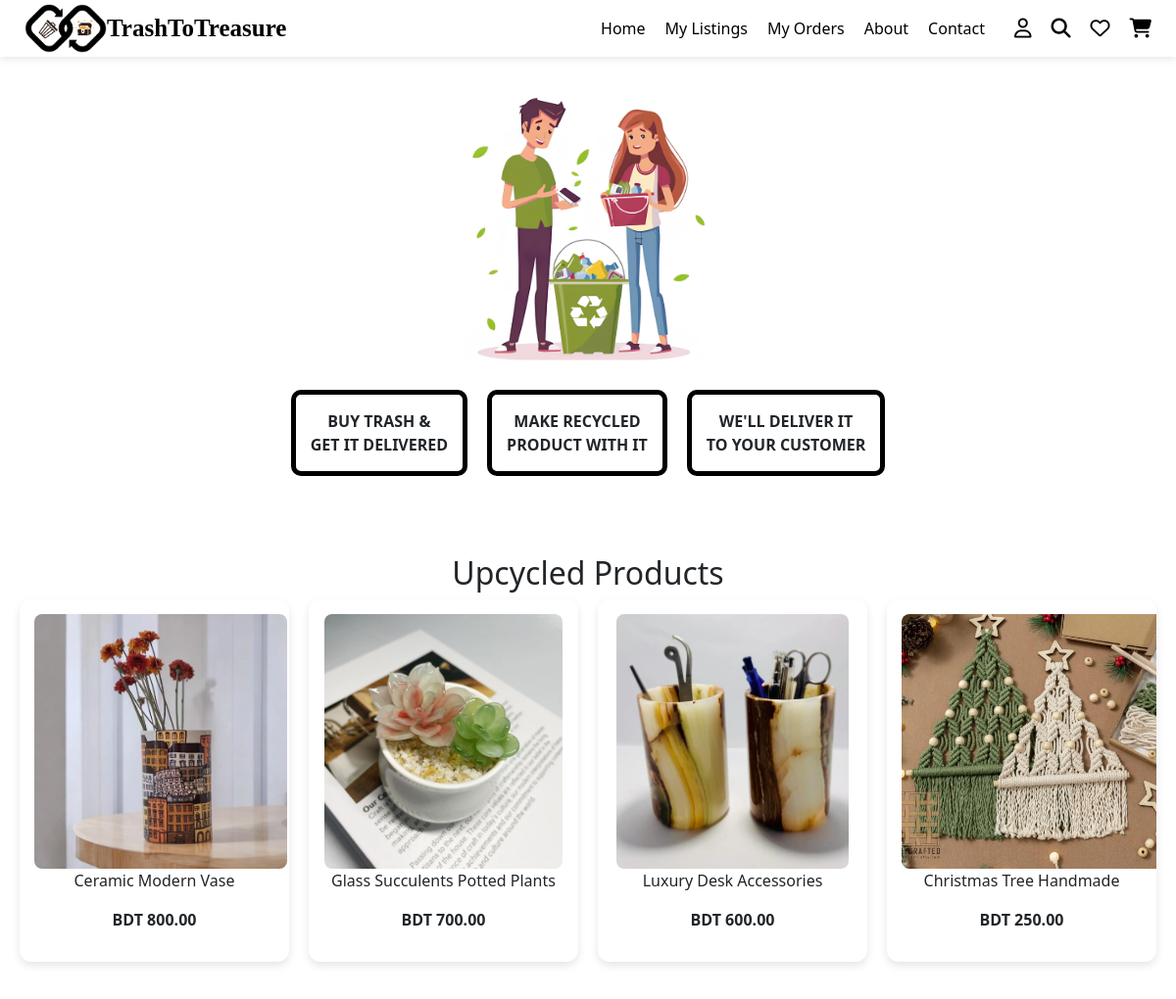
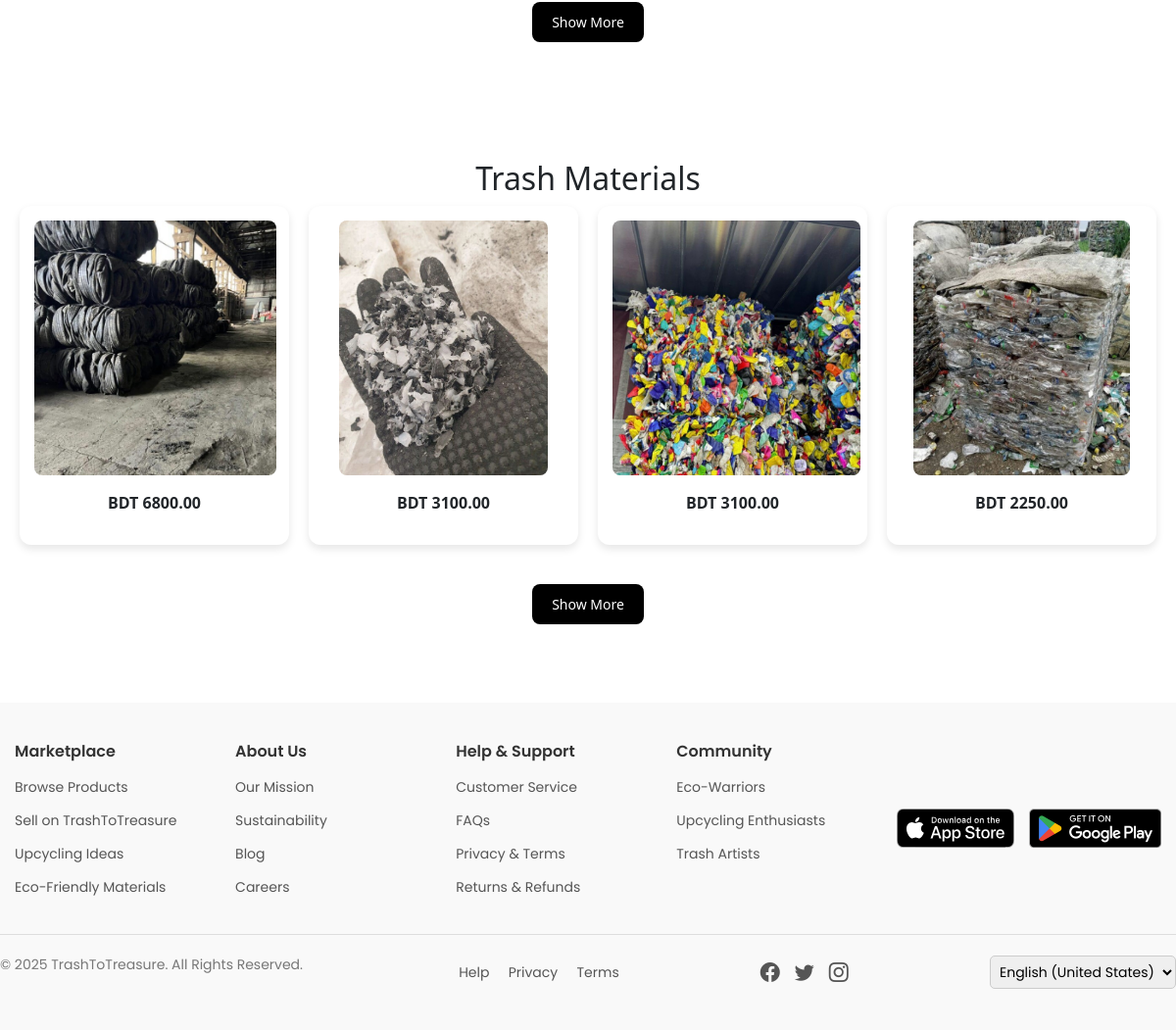
The app's page / (signed in) with its own data (2 pictures, top to bottom).
### marketplace/models.py (models this page shows, shortened)
class UpcycledProduct(models.Model):
    product_name = models.CharField(max_length=255, default="")
    category = models.CharField(max_length=100, default="")
    description = models.TextField()
    price = models.DecimalField(max_digits=10, decimal_places=2)
    product_status = models.CharField(max_length=20, choices=PRODUCT_STATUS_CHOICES, default='active')
    artisan = models.ForeignKey(User, on_delete=models.CASCADE, related_name='upcycled_products', null=True, blank=True)
    approval_status = models.BooleanField(default=False)
    stock_availability = models.IntegerField()
    product_images = models.ImageField(upload_to='upcycled_products/', blank=True, null=True)
    location = models.CharField(max_length=255, default="")
    rating = models.DecimalField(max_digits=3, decimal_places=2, default=0.0)
    tags = models.CharField(max_length=255, blank=True, null=True)
    listing_date = models.DateTimeField(auto_now_add=True)
    last_updated = models.DateTimeField(auto_now=True, null=True, blank=True)
    sold_count = models.IntegerField(default=0)
    delivery_status = models.CharField(max_length=20, choices=DELIVERY_STATUS_CHOICES, default='ready')
    slug = models.SlugField(max_length=255, unique=True, blank=True)
    reviews = GenericRelation(Review)

class TrashItem(models.Model):
    material_name = models.CharField(max_length=255, default="")  # Change as needed
    category = models.CharField(max_length=100, default="")  # Change as needed
    description = models.TextField()
    condition = models.CharField(max_length=50, default="")  # Set a meaningful default
    quantity = models.IntegerField(default=0)
    price = models.DecimalField(max_digits=10, decimal_places=2)
    trash_point = models.CharField(max_length=255, default="")  # Set a meaningful default
    images = models.ImageField(upload_to='waste_images/', blank=True, null=True)
    location = models.CharField(max_length=255, default="")  # Set a meaningful default
    product_status = models.CharField(max_length=20, choices=PRODUCT_STATUS_CHOICES, default='')
    delivery_status = models.CharField(max_length=20, choices=DELIVERY_STATUS_CHOICES, default='')
    slug = models.SlugField(max_length=255, unique=True, blank=True)
    listing_date = models.DateTimeField(auto_now_add=True)
    last_updated = models.DateTimeField(auto_now=True, null=True, blank=True)
    tags = models.CharField(max_length=255, blank=True, null=True)
    rating = models.DecimalField(max_digits=3, decimal_places=2, default=0.0)
    reviews = GenericRelation(Review)

### marketplace/views.py (the view)
# urls.py: 2. Add a URL to urlpatterns:  path('', views.home, name='home')
@login_required
def home(request):
    featured_products = UpcycledProduct.objects.order_by('-id')[:4]
    featured_trash_items = TrashItem.objects.order_by('-id')[:4]  # or any filter you like
    context = {
        'featured_products': featured_products,
        'featured_trash_items': featured_trash_items,
    }
    return render(request, 'home.html', context)

### marketplace/templates/home.html (shortened to what this page needs)
{% include "header.html" %}
{% load static %}
<!DOCTYPE html>
<html lang="en">
<head>
    <link rel="stylesheet" href="/static/css/home.css">
</head>
<body>
    <section class="hero">
        <img src="/static/images/homebg.png" alt="Illustration of recycling" class="hero-image">
        <div class="info-boxes">
            <div class="box">BUY TRASH & <br>GET IT DELIVERED</div>
            <div class="box">MAKE RECYCLED <br>PRODUCT WITH IT</div>
            <div class="box">WE'LL DELIVER IT <br>TO YOUR CUSTOMER</div>
        </div>
    </section>
    <section class="products">
        <h2>Upcycled Products</h2>
        <div class="product-grid">
            {% for product in featured_products %}
                <div class="product-card">
                    <img src="{{ product.product_images.url }}" alt="{{ product.product_name }}">
                    <p>{{ product.product_name }}</p>
                    <p class="price">BDT {{ product.price }}</p>
                </div>
            {% endfor %}
        </div>
        <div style="text-align: center; margin: 40px 0;">
            <a href="{% url 'upcycled_products' %}" class="button-link">
                <button class="show-more">Show More</button>
            </a>
        </div>
    </section>
    <section class="materials">
        <h2>Trash Materials</h2>
        <div class="material-grid">
            {% for trash in featured_trash_items %}
                <div class="material-card">
                    <img src="{{ trash.images.url }}" alt="{{ trash.name }}">
                    <p class="price">BDT {{ trash.price }}</p>
                </div>
            {% endfor %}
        </div>
        <div style="text-align: center; margin: 40px 0;">
            <a href="{% url 'trash_item_list' %}" class="button-link">
                <button class="show-more">Show More</button>
            </a>
        </div>
    </section>
</body>
</html>
    {% include "footer.html" %}

### marketplace/static/css/home.css (style rules this page uses)
body { font-family: Arial, sans-serif; margin: 0; padding: 0; box-sizing: border-box; background-color: #ffffff; }
.hero { text-align: center; padding: 40px 20px; }
.hero-image { width: 100%; max-width: 500px; }
.info-boxes { display: flex; justify-content: center; gap: 20px; margin-top: 30px; }
.box { border: 5px solid black; padding: 15px; border-radius: 10px; font-weight: bold; text-transform: uppercase; }
.products, .materials { padding: 40px 20px; }
h2 { text-align: center; margin-bottom: 30px; }
.product-grid, .material-grid { display: grid; grid-template-columns: repeat(auto-fit, minmax(200px, 1fr)); gap: 20px; max-width: 1200px; margin: 0 auto; }
.product-card, .material-card { background: white; border-radius: 12px; box-shadow: 0 4px 8px rgba(0, 0, 0, 0.1); overflow: hidden; text-align: center; padding: 15px; }
.product-card img, .material-card img { width: fit-content; height: 260px; border-radius: 8px; }
.price { font-weight: bold; margin-top: 10px; }
.show-more { display: block; margin: 30px auto; padding: 10px 20px; background-color: black; color: white; border: none; border-radius: 8px; cursor: pointer; font-size: 14px; text-decoration: none; }
a.button-link { text-decoration: none; color: white; }

### marketplace/templates/header.html (style rules this page uses)
* { margin: 0; padding: 0; box-sizing: border-box; }
body { font-family: Arial, sans-serif; background: #fff; }

### records on screen
UpcycledProduct: product_images (picture), product_name "Ceramic Modern Vase", price "800.00"
UpcycledProduct: product_images (picture), product_name "Glass Succulents Potted Plants", price "700.00"
UpcycledProduct: product_images (picture), product_name "Luxury Desk Accessories", price "600.00"
UpcycledProduct: product_images (picture), product_name "Christmas Tree Handmade", price "250.00"
TrashItem: images (picture), price "6800.00"
TrashItem: images (picture), price "3100.00"
TrashItem: images (picture), price "3100.00"
TrashItem: images (picture), price "2250.00"
